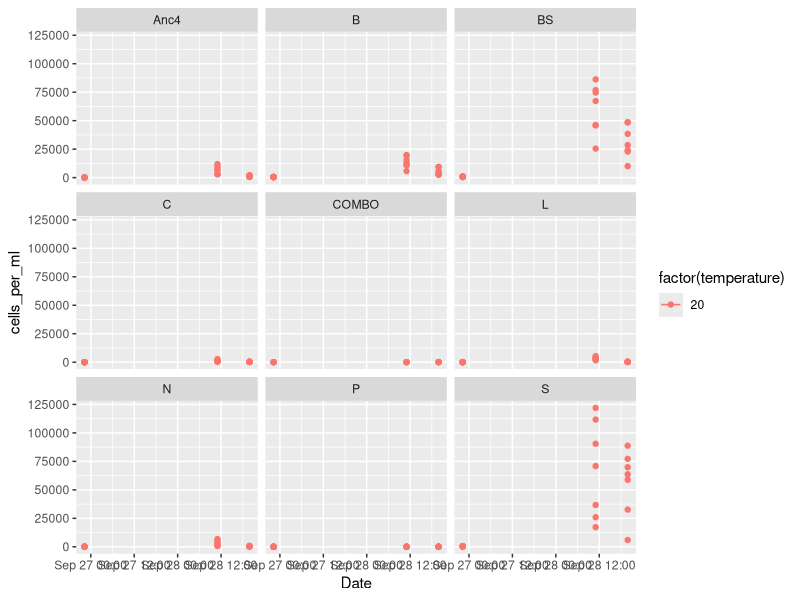
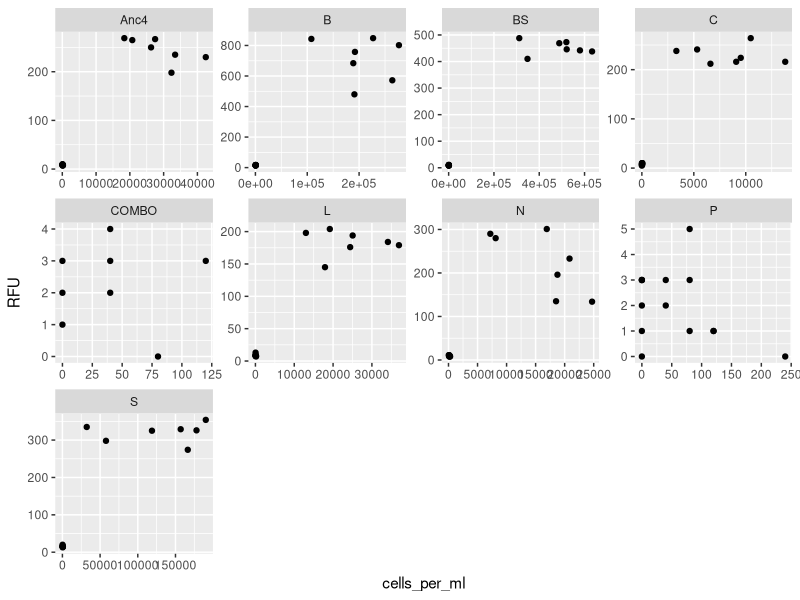
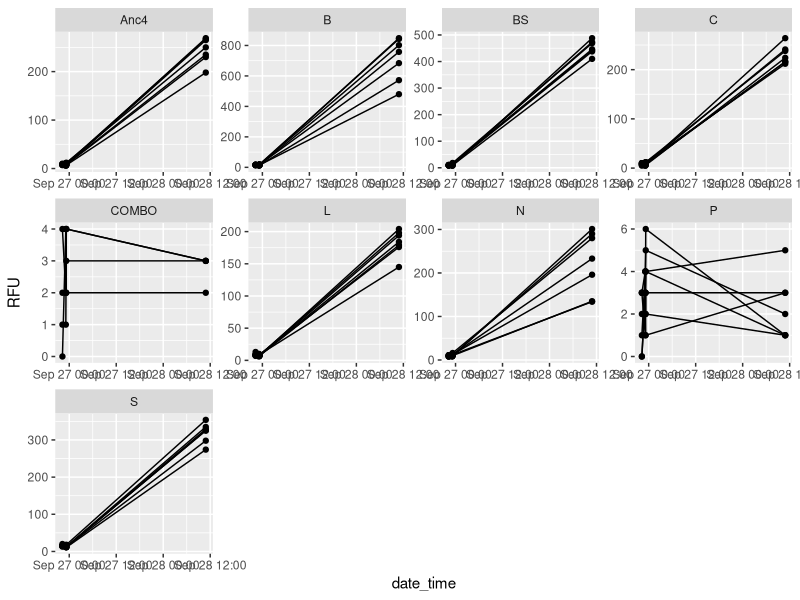
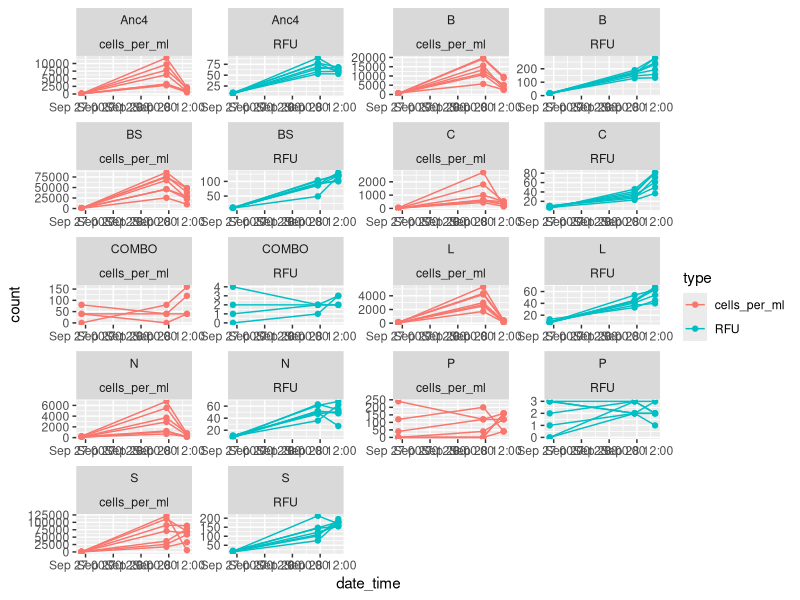
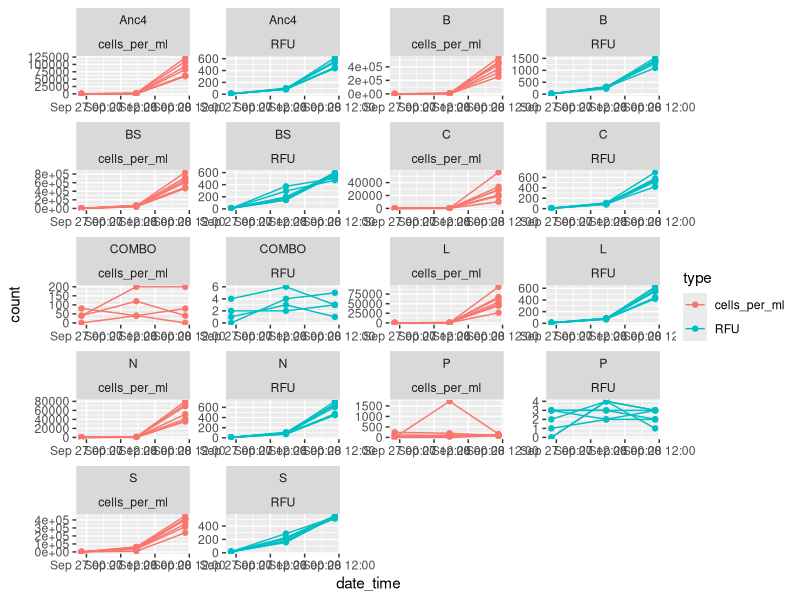
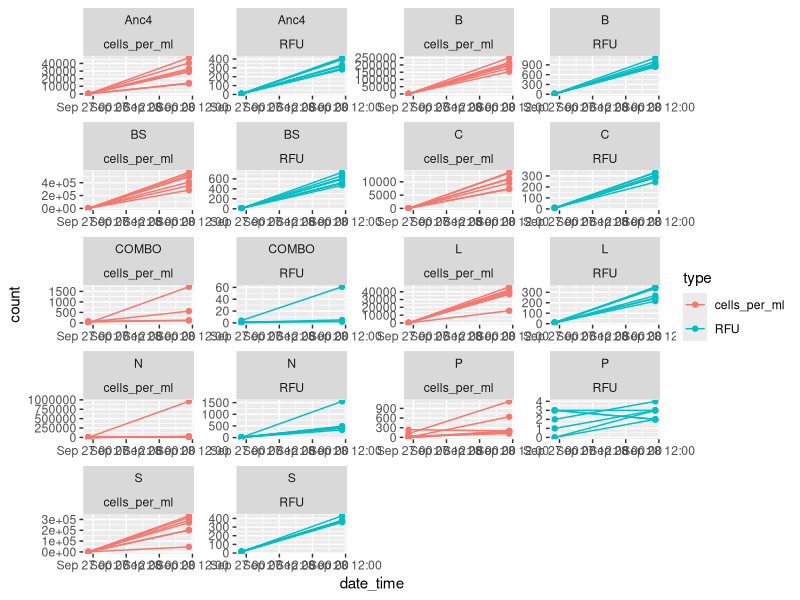
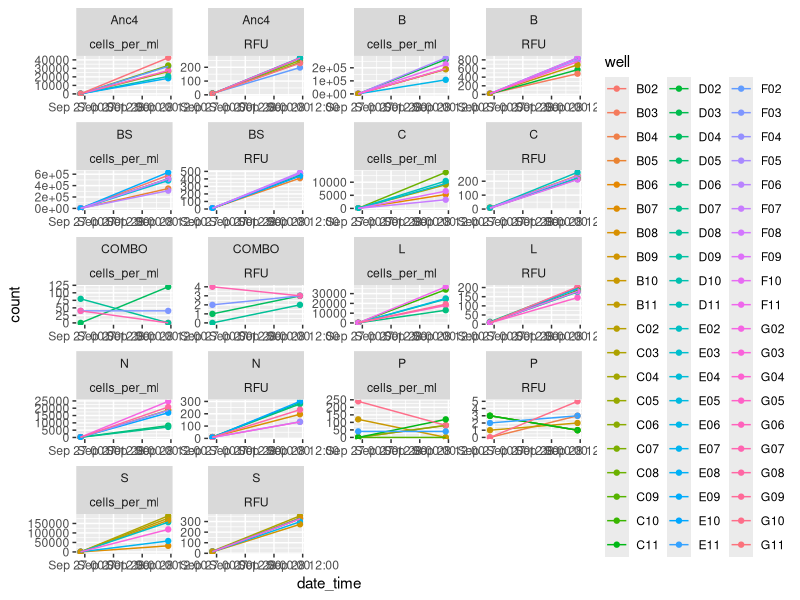
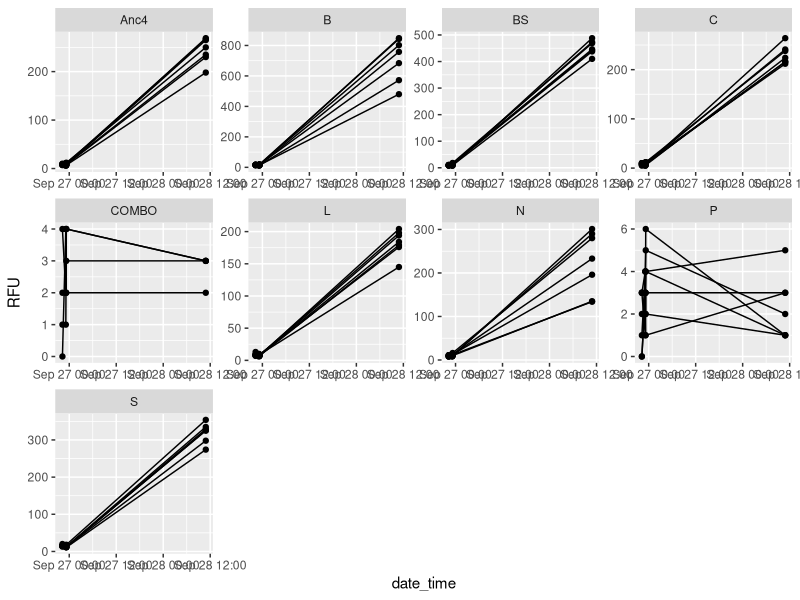

These charts were generated, in order, by the following R code: (Note: this script raises an error after producing the figures.)


library(tidyverse)
library(lubridate)
library(cowplot)

rfus <- read_csv("data-processed/all_exponential_rfus.csv")
cell_counts <- read_csv("data-processed/all_cell_counts_ANC4.csv") %>% 
	select(n, well, plate) %>% 
	unite(col = population_id, plate, well, remove = FALSE)

plate25 <- rfus %>% 
	dplyr::filter(plate == "25") 

singles <- rfus %>% 
	dplyr::filter(plate %in% c("5", "6", "9", "10", "13", "14", "1", "2")) %>% 
	dplyr::filter(date_time > ymd_hms("2018-09-27 07:45:41")) 

all_singles <- bind_rows(plate25, singles)

all_rfu_counts <- left_join(all_singles, cell_counts, by = c("population_id", "well", "plate"))

all_rfu_counts2 <- all_rfu_counts %>% 
	mutate(cell_count = ifelse(is.na(n), 0, n)) %>% 
	mutate(cells_per_ml = cell_count*4*10) %>% 
	dplyr::filter(date_time != ymd_hms("2018-09-28 11:22:42"))

all_rfu_counts2 %>% 
	mutate(temperature = ifelse(is.na(temperature), 20, temperature)) %>% 
	dplyr::filter(temperature == 20) %>% 
	ggplot(aes(x = date_time, y = cells_per_ml, group = population_id, color = factor(temperature))) + geom_point() +
	facet_wrap( ~ Treatment) + 
	# scale_color_viridis_d(name = "Temperature") +
	xlab("Date") + geom_line()

all_20 <- all_rfu_counts2 %>% 
	mutate(temperature = ifelse(is.na(temperature), 20, temperature)) %>% 
	dplyr::filter(temperature == 20) %>% 
	ungroup() %>% 
	select(Treatment, well, RFU, cells_per_ml, date_time) %>% 
	gather(key = type, value = count, RFU, cells_per_ml) %>% 
	ggplot(aes(x = date_time, y = count, group = well, color = type)) + geom_point()+
	geom_line() + facet_wrap( ~ Treatment + type, scales = "free", ncol = 4)
ggsave("figures/cells_and_RFU_20C.pdf", width = 10, height = 12)

all_35 <- all_rfu_counts2 %>% 
	mutate(temperature = ifelse(is.na(temperature), 35, temperature)) %>% 
	dplyr::filter(temperature == 35) %>% 
	ungroup() %>% 
	select(Treatment, well, RFU, cells_per_ml, date_time) %>% 
	gather(key = type, value = count, RFU, cells_per_ml) %>% 
	ggplot(aes(x = date_time, y = count, group = well, color = type)) + geom_point()+
	geom_line() + facet_wrap( ~ Treatment + type, scales = "free", ncol = 4)
ggsave("figures/cells_and_RFU_35C.pdf", width = 10, height = 12)

all_30 <- all_rfu_counts2 %>% 
mutate(temperature = ifelse(is.na(temperature), 30, temperature)) %>% 
	dplyr::filter(temperature == 30) %>% 
	ungroup() %>% 
	select(Treatment, well, RFU, cells_per_ml, date_time) %>% 
	gather(key = type, value = count, RFU, cells_per_ml) %>% 
	ggplot(aes(x = date_time, y = count, group = well, color = type)) + geom_point()+
	geom_line() + facet_wrap( ~ Treatment + type, scales = "free", ncol = 4)
ggsave("figures/cells_and_RFU_30C.pdf", width = 10, height = 12)

all_25 <- all_rfu_counts2 %>% 
	mutate(temperature = ifelse(is.na(temperature), 25, temperature)) %>% 
	dplyr::filter(temperature == 25) %>% 
	ungroup() %>% 
	select(Treatment, well, RFU, cells_per_ml, date_time) %>% 
	gather(key = type, value = count, RFU, cells_per_ml) %>% 
	ggplot(aes(x = date_time, y = count, group = well, color = well)) + geom_point()+
	geom_line() + facet_wrap( ~ Treatment + type, scales = "free", ncol = 4)
ggsave("figures/cells_and_RFU_25C_wells.pdf", width = 10, height = 12)


all_rfu_counts2 %>% 
	mutate(temperature = ifelse(is.na(temperature), 25, temperature)) %>% 
	dplyr::filter(temperature == 25) %>% 
	ggplot(aes(x = cells_per_ml, y = RFU)) + geom_point()+
 facet_wrap( ~ Treatment, scales = "free", ncol = 4)


rfus %>% 
	mutate(temperature = ifelse(is.na(temperature), 25, temperature)) %>% 
	dplyr::filter(temperature == 25) %>% 
	dplyr::filter(!plate %in% c("4", "8", "12", "16", "20", "24")) %>% 
	ungroup() %>% 
	ggplot(aes(x = date_time, y = RFU, group = well)) + geom_point()+
	geom_line() + facet_wrap( ~ Treatment, scales = "free", ncol = 4)
ggsave("figures/cells_and_RFU_25C.pdf", width = 10, height = 12)


all_temps <- bind_rows(all_20, all_25, all_30, all_35)

all_rfu_counts2 %>% 
	# dplyr::filter(Treatment == "B") %>% 
	mutate(temperature = ifelse(is.na(temperature), 30, temperature)) %>% 
	ggplot(aes(x = cells_per_ml, y = RFU, color = factor(Treatment))) + geom_point() +
	geom_smooth(method = "lm")


all_temps %>% 
	ggplot(aes(x = date_time, y = cells_per_ml, group = well, color = Treatment)) + geom_point() +
	geom_line() + facet_wrap( ~ temperature, scales = "free")
ggsave("figures/cells_v_time.pdf", width = 10, height = 12)

all_temps %>% 
	ggplot(aes(x = date_time, y = RFU, group = well, color = Treatment)) + geom_point() +
	geom_line() + facet_wrap( ~ temperature, scales = "free")
ggsave("figures/RFU_v_time.pdf", width = 10, height = 12)

write_csv(all_temps, "data-processed/all_temps_cells_RFU.csv")

all_temps <- read_csv("data-processed/all_temps_cells_RFU.csv")

all_temps %>% 
	ggplot(aes(x = cells_per_ml, y = RFU, color = factor(temperature))) + geom_point() +
	facet_wrap( ~ Treatment)
ggsave("figures/RFU_v_cells.pdf", width = 10, height = 12)
